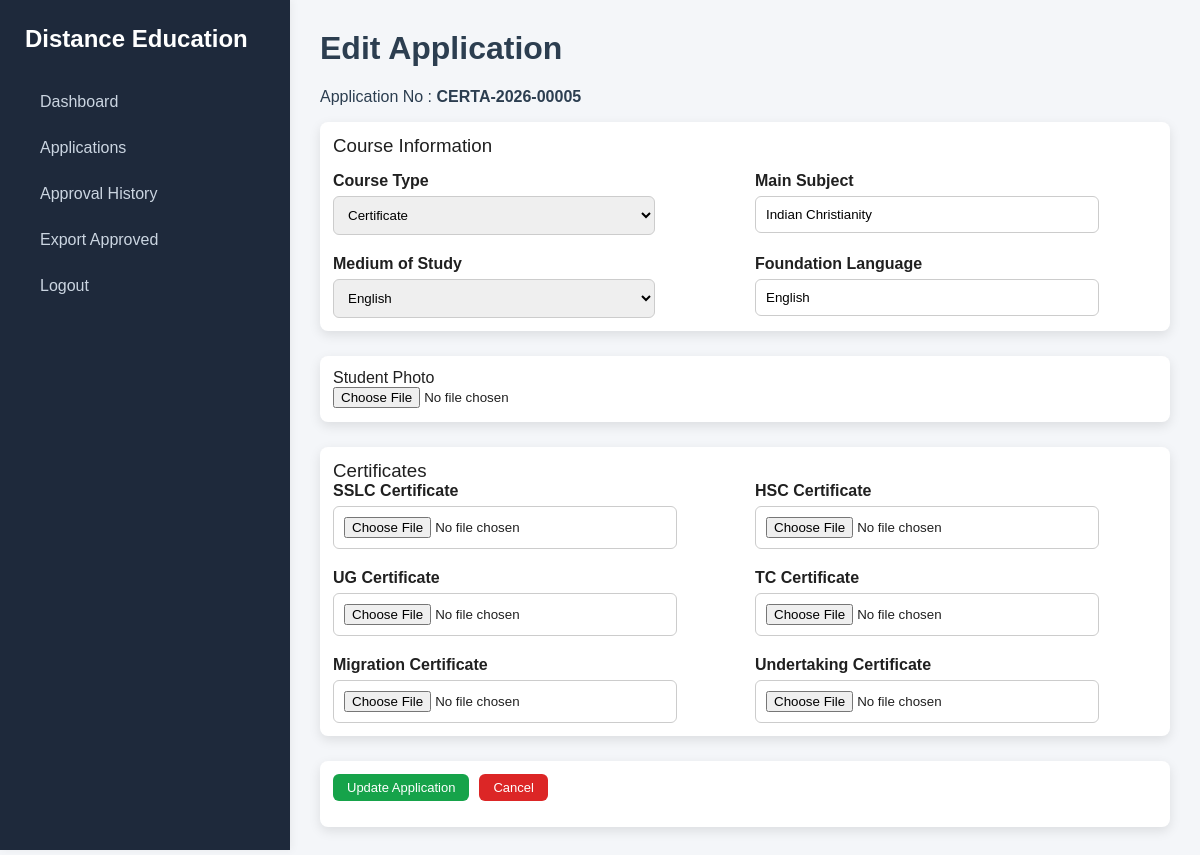
/admin/admission/edit.php?id=74 (signed in), run on the app's committed database.
### tables this page shows
CREATE TABLE `records` (
  `id` int(11) NOT NULL,
  `application_no` varchar(30) NOT NULL,
  `course_type` varchar(20) DEFAULT NULL,
  `foundation_lang` varchar(50) DEFAULT NULL,
  `programme_name` varchar(150) DEFAULT NULL,
  `main_subject` varchar(150) DEFAULT NULL,
  `medium` varchar(20) DEFAULT NULL,
  `differently_abled` varchar(5) DEFAULT NULL,
  `photo` varchar(255) DEFAULT NULL,
  `name` varchar(150) NOT NULL,
  `street` varchar(200) NOT NULL,
  `town` varchar(100) NOT NULL,
  `state` varchar(100) NOT NULL,
  `district` varchar(100) NOT NULL,
  `pincode` varchar(10) NOT NULL,
  `phone` varchar(15) DEFAULT NULL,
  `mobile` varchar(15) NOT NULL,
  `name_english` varchar(150) NOT NULL,
  `name_tamil` varchar(150) NOT NULL,
  `dob` date NOT NULL,
  `age` int(11) NOT NULL,
  `guardian_name` varchar(150) NOT NULL,
  `aadhaar` varchar(14) DEFAULT NULL,
  `nationality` varchar(50) DEFAULT NULL,
  `religion` varchar(100) DEFAULT NULL,
  `mother_tongue` varchar(100) DEFAULT NULL,
  `blood_group` varchar(5) DEFAULT NULL,
  `community` varchar(20) DEFAULT NULL,
  `caste` varchar(100) DEFAULT NULL,
  `employment_status` varchar(10) DEFAULT NULL,
  `employment_type` varchar(150) DEFAULT NULL,
  `other_course` varchar(10) DEFAULT NULL,
  `other_course_details` varchar(255) DEFAULT NULL,
  `defence_personnel` tinyint(1) DEFAULT 0,
  `ex_servicemen` tinyint(1) DEFAULT 0,
  `sslc_school` varchar(150) DEFAULT NULL,
  `sslc_board` varchar(150) DEFAULT NULL,
  `sslc_pass_year` varchar(20) DEFAULT NULL,
  `sslc_reg_no` varchar(50) DEFAULT NULL,
  `sslc_grade` varchar(50) DEFAULT NULL,
  `sslc_max_marks` varchar(20) DEFAULT NULL,
  `hsc_school` varchar(150) DEFAULT NULL,
  `hsc_board` varchar(150) DEFAULT NULL,
  `hsc_pass_year` varchar(20) DEFAULT NULL,
  `hsc_reg_no` varchar(50) DEFAULT NULL,
  `hsc_grade` varchar(50) DEFAULT NULL,
  `hsc_max_marks` varchar(20) DEFAULT NULL,
  `abc_status` varchar(10) DEFAULT NULL,
  `abc_id` varchar(12) DEFAULT NULL,
  `sslc_file` varchar(255) DEFAULT NULL,
  `hsc_file` varchar(255) DEFAULT NULL,
  `ug_file` varchar(255) DEFAULT NULL,
  `tc_file` varchar(255) DEFAULT NULL,
  `migration_file` varchar(255) DEFAULT NULL,
  `undertaking_file` varchar(255) DEFAULT NULL,
  `enclosures` text DEFAULT NULL,
  `created_at` timestamp NOT NULL DEFAULT current_timestamp(),
  `dip_school` varchar(200) DEFAULT NULL,
  `dip_board` varchar(200) DEFAULT NULL,
  `dip_pass_year` varchar(10) DEFAULT NULL,
  `dip_reg_no` varchar(50) DEFAULT NULL,
  `dip_grade` varchar(50) DEFAULT NULL,
  `dip_max_marks` varchar(50) DEFAULT NULL,
  `ug_school` varchar(200) DEFAULT NULL,
  `ug_board` varchar(200) DEFAULT NULL,
  `ug_pass_year` varchar(10) DEFAULT NULL,
  `ug_reg_no` varchar(50) DEFAULT NULL,
  `ug_grade` varchar(50) DEFAULT NULL,
  `ug_max_marks` varchar(50) DEFAULT NULL,
  `mother_name` varchar(100) NOT NULL,
  `email` varchar(150) NOT NULL,
  `defence_ward` varchar(50) DEFAULT NULL,
  `status` varchar(20) DEFAULT 'Pending',
  `staff_remark` text DEFAULT NULL,
  `processed_by` varchar(100) DEFAULT NULL,
  `processed_at` datetime DEFAULT NULL,
  `enrollment_no` varchar(30) DEFAULT NULL,
  `course_code` varchar(10) DEFAULT NULL,
  `course_id` int(11) DEFAULT NULL
);

### admin/admission/edit.php (the view, shortened to what this page needs)
<?php
require_once "../../db.php";
$id = isset($_GET['id']) ? intval($_GET['id']) : 0;
$stmt = $conn->prepare("SELECT * FROM records WHERE id=?");
$stmt->bind_param("i", $id);
$stmt->execute();
$result = $stmt->get_result();
$data = $result->fetch_assoc();
?>
<!DOCTYPE html>
<html>
<head>
<link rel="stylesheet" href="../assets/style.css">
</head>
<body>
<div class="sidebar">
<h2>Distance Education</h2>
<a href="../dashboard.php">Dashboard</a>
<a href="list.php">Applications</a>
<a href="history.php">Approval History</a>
<a href="export.php">Export Approved</a>
<a href="../logout.php">Logout</a>
</div>
<div class="main">
<h1>Edit Application</h1>
<p>
Application No :
<strong><?php echo $data['application_no']; ?></strong>
</p>
<form method="POST" enctype="multipart/form-data">
<div class="card">
<h3>Course Information</h3>
<div class="form-grid">
<div class="form-group">
<label>Course Type</label>
<select name="course_type">
<option value="CERT" <?= $data['course_type']=="CERT"?"selected":"" ?>>Certificate</option>
</select>
</div>
<div class="form-group">
<label>Main Subject</label>
<input type="text" name="main_subject"
value="<?= $data['main_subject'] ?>">
</div>
<div class="form-group">
<label>Medium of Study</label>
<select name="medium">
<option <?= $data['medium']=="English"?"selected":"" ?>>English</option>
</select>
</div>
<div class="form-group">
<label>Foundation Language</label>
<?php if($data['course_type']=="UG"): ?>
<select name="foundation_lang">
<option <?= $data['foundation_lang']=="Tamil"?"selected":"" ?>>Tamil</option>
<option <?= $data['foundation_lang']=="Telugu"?"selected":"" ?>>Telugu</option>
<option <?= $data['foundation_lang']=="Kannada"?"selected":"" ?>>Kannada</option>
<option <?= $data['foundation_lang']=="Malayalam"?"selected":"" ?>>Malayalam</option>
<option <?= $data['foundation_lang']=="Hindi"?"selected":"" ?>>Hindi</option>
<option <?= $data['foundation_lang']=="Urdu"?"selected":"" ?>>Urdu</option>
<option <?= $data['foundation_lang']=="Sanskrit"?"selected":"" ?>>Sanskrit</option>
<option <?= $data['foundation_lang']=="Arabic"?"selected":"" ?>>Arabic</option>
<option <?= $data['foundation_lang']=="French"?"selected":"" ?>>French</option>
<option <?= $data['foundation_lang']=="Communicative English"?"selected":"" ?>>Communicative English</option>
</select>
<?php else: ?>
<input type="text" value="English" readonly>
<?php endif; ?>
</div>
</div>
</div>
<div class="card">
<div class="section-title">Student Photo</div>
<input type="file" name="photo" accept="image/*">
</div>
<div class="card">
<h3>Certificates</h3>
<div class="cert-grid">
<div class="form-group">
<label>SSLC Certificate</label>
<input type="file" name="sslc_file">
</div>
<div class="form-group">
<label>HSC Certificate</label>
<input type="file" name="hsc_file">
</div>
<div class="form-group">
<label>UG Certificate</label>
<input type="file" name="ug_file">
</div>
<div class="form-group">
<label>TC Certificate</label>
<input type="file" name="tc_file">
</div>
<div class="form-group">
<label>Migration Certificate</label>
<input type="file" name="migration_file">
</div>
<div class="form-group">
<label>Undertaking Certificate</label>
<input type="file" name="undertaking_file">
</div>
</div>
</div>
<div class="card">
<div class="action-bar">
<button class="btn approve">
Update Application
</button>
<a href="view.php?id=<?= $id ?>"
class="btn reject">
Cancel
</a>
</div>
</div>
</form>
</div>
</body>
</html>

### admin/assets/style.css (style rules this page uses)
body { margin:0; font-family: "Segoe UI", Arial, sans-serif; background:#f4f6f9; color:#2c3e50; }
h1,h2,h3 { margin-top:0; font-weight:600; }
.sidebar { width:240px; height:100vh; position:fixed; background:#1e293b; padding:25px; box-shadow:2px 0 8px rgba(0,0,0,0.05); }
.sidebar h2 { color:#fff; margin-bottom:30px; }
.sidebar a { display:block; padding:10px 15px; margin-bottom:8px; color:#cbd5e1; text-decoration:none; border-radius:6px; transition:0.3s; }
.main { margin-left:290px; padding:30px; }
.card { background:#fff; padding:25px; border-radius:10px; box-shadow:0 4px 12px rgba(0,0,0,0.06); margin-bottom:25px; }
.btn { padding:6px 14px; border-radius:6px; text-decoration:none; font-size:13px; cursor:pointer; transition:0.3s; display:inline-block; }
.btn.approve { background:#16a34a; color:white; border:none; }
.btn.reject { background:#dc2626; color:white; border:none; }
.card { padding:13px; border-radius:8px; min-height:40px; color:rgb(32, 32, 32); box-shadow:0 4px 12px rgba(0,0,0,0.1); }
.card h3 { margin:0; font-weight:500; }
.form-grid { display:grid; grid-template-columns: repeat(2, 1fr); gap:20px; margin-top:15px; }
.form-group { display:flex; flex-direction:column; }
.form-group label { font-weight:600; margin-bottom:6px; }
.form-group input, .form-group select { padding:10px; border:1px solid #ccc; border-radius:6px; width:80%; }
.cert-grid { display:grid; grid-template-columns: repeat(2, 1fr); gap:20px; }
.action-bar { display:flex; gap:10px; }
body { margin:0; font-family:Arial; }

### data on the page
records: application_no "CERTA-2026-00005", course_type "Certificate", main_subject "Indian Christianity"
